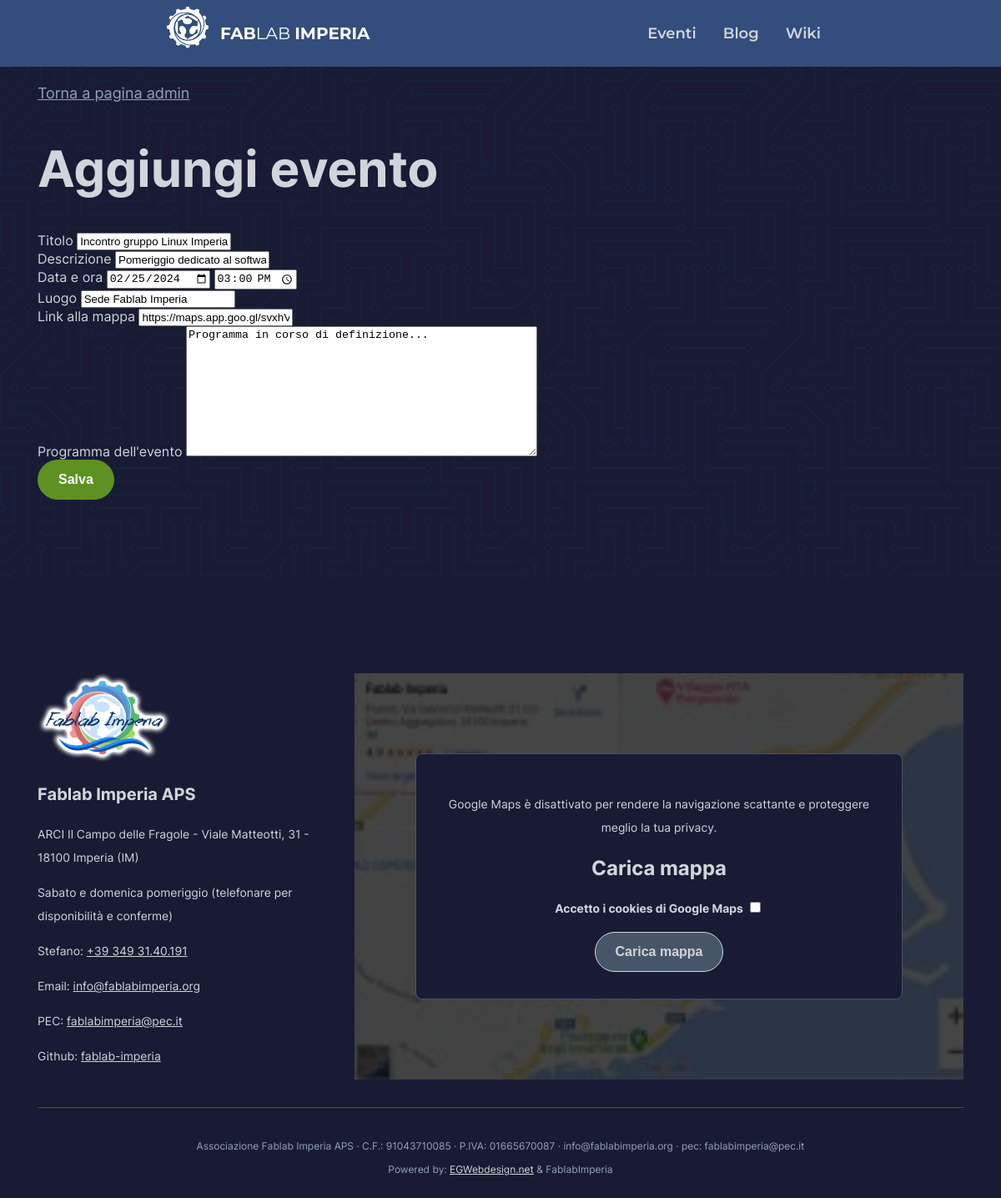
Before: /admin/evento_edit.php?id=4 with the older database file.
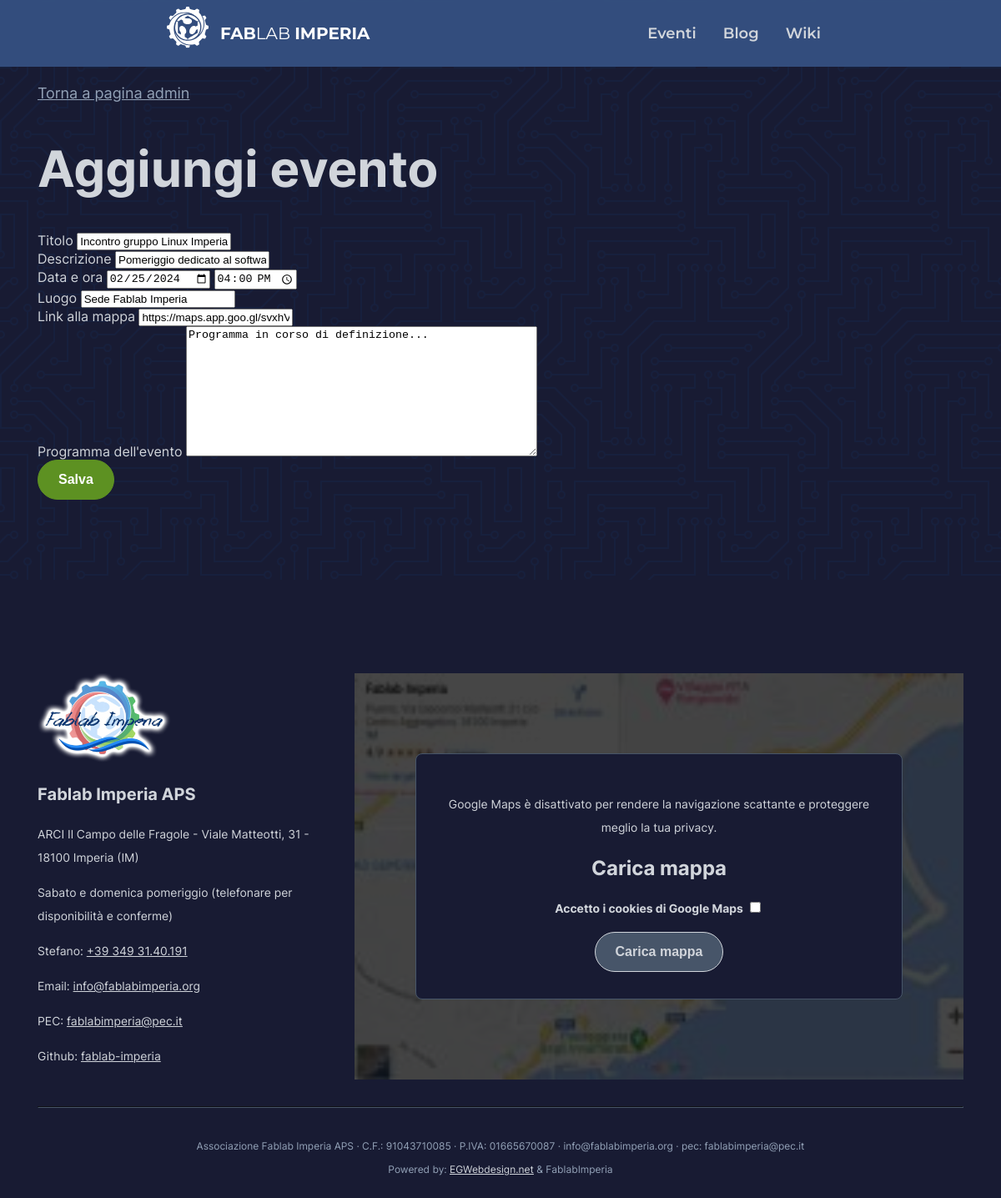
After: the same page with the newer database file.
### tables this page shows
CREATE TABLE "EVENTS" (
	"id"	INTEGER,
	"title"	TEXT NOT NULL,
	"description"	TEXT NOT NULL,
	"event_timestamp"	BIGINT NOT NULL,
	"repeats"	TEXT,
	"where_address"	TEXT NOT NULL,
	"where_map_url"	TEXT NOT NULL,
	"full_text"	TEXT NOT NULL DEFAULT 'a',
	PRIMARY KEY("id" AUTOINCREMENT)
);

### private/database.php (called while the page is built, shortened)
<?php
require_once "event_management.php";
class Database
{
    private $db_handle;
    function __construct()
    {
        $this->db_handle = new \SQLite3(__DIR__  . '/data.sqlite3');
    }
    function event_fetch_one(int $id): ?Event
    {
        $st = $this->db_handle->prepare("SELECT * FROM EVENTS WHERE id=? LIMIT 1;");
        $st->bindValue(1, $id, SQLITE3_INTEGER);
        $res = $st->execute()->fetchArray(SQLITE3_ASSOC);
        if ($res)
        {
            return new Event(
                $res
            );
        }
        else
        {
            return null;
        }
    }
}
?>

### private/event_management.php (called while the page is built, shortened)
<?php
class Event
{
    function __construct($db_row)
    {
        $this->id = $db_row["id"];
        $this->title = $db_row["title"];
        $this->description = $db_row["description"];
        $this->event_timestamp = intval($db_row["event_timestamp"]);
        $this->where_address = $db_row["where_address"];
        $this->where_map_url = $db_row["where_map_url"];
        $this->full_text = $db_row["full_text"];
    }
}
?>

### admin/evento_edit.php (the view, shortened to what this page needs)
<?php
require "../private/event_management.php";
require "../private/database.php";
$db = new Database();
$cur_event = $db->event_fetch_one(intval($_GET["id"]));
?>
<?php require "../private/header.php"; ?>
<main>
<div class="container">
<?php require "./_admin_back_button.php"; ?>
<h1>Aggiungi evento</h1>
<form method="post" action="/admin/evento_edit.php?id=<?php echo $cur_event->id; ?>">
    <div>
        <label for="title">Titolo</label>
        <input required type="text" name="title" id="title" value="<?php echo $cur_event->title; ?>" >
    </div>
    <div>
        <label for="description">Descrizione</label>
        <input required type="text" name="description" id="description" value="<?php echo $cur_event->description; ?>">
    </div>
    <div>
        <label for="date">Data e ora</label>
        <input required type="date" name="date" id="date" value="<?php echo date("Y-m-d", $cur_event->event_timestamp) ?>">
        <input required type="time" name="time" id="time" value="<?php echo date("H:i", $cur_event->event_timestamp) ?>">
    </div>
    <div>
        <label for="where_address">Luogo</label>
        <input required type="text" name="where_address" id="where_address" value="<?php echo $cur_event->where_address; ?>">
    </div>
    <div>
        <label for="where_map_url">Link alla mappa</label>
        <input type="text" name="where_map_url" id="where_map_url" value="<?php echo $cur_event->where_map_url; ?>">
    </div>
    <div>
        <label for="full_text">Programma dell'evento</label>
        <textarea rows=10 cols=50 name="full_text" id="full_text"><?php echo $cur_event->full_text; ?></textarea>
    </div>
    <div>
        <button class="btn btn-primary" type="submit">Salva</button>
    </div>
</form>
</div>
</main>
<?php
require "../private/footer.php";
?>

### private/header.php (shortened to what this page needs)
<!DOCTYPE html>
<html lang="it">
<head>
    <link rel="stylesheet" href="/assets/bootstrap-grid.min.css">
    <link rel="stylesheet" href="/assets/font_load.css">
    <link rel="stylesheet" href="/assets/fabstyle.css">
    <link rel="stylesheet" href="/assets/navbar.css">
    <link rel="stylesheet" href="https://cdn.jsdelivr.net/npm/fork-awesome@1.2.0/css/fork-awesome.min.css">
</head>
<header class="container">
        <nav>
            <a href="/">
                <div class="navbar-title">
                    <img src="/assets/fab_icon.svg" alt="Icona rete fablab">
                    <span class="bold">FAB</span>LAB&nbsp;<span class="bold">IMPERIA</span>
                </div>
            </a>
            <div class="navbar-menu">
                <a href="/eventi/">Eventi</a>
                <a href="/blog/">Blog</a>
                <a href="https://wiki.fablabimperia.org/">Wiki</a>
            </div>
        </nav>
</header>
<div class="bootstrap-wrapper">

### admin/_admin_back_button.php
<p>
    <a href="/admin/"> <i class="fa fa-arrow-left"></i> Torna a pagina admin</a>
</p>

### private/footer.php (shortened to what this page needs)
<footer>
<div class="container">
		<div class="row">
            <div class="col-lg-4">
                <img class="logo" src="/assets/logo-fablab.png" alt="">
                <h2>
                 <a href="/">Fablab Imperia APS</a>
                </h2>
                <p> <i class="fa fa-lg fa-map-marker"></i> ARCI Il Campo delle Fragole - Viale Matteotti, 31 - 18100 Imperia (IM)</p>
                <p>  <i class="fa fa-lg fa-clock-o"></i> Sabato e domenica pomeriggio (telefonare per disponibilità e conferme)</p>
                <p>
                    Stefano:&nbsp;<a href="tel:+393493140191">+39 349 31.40.191 </a>
                </p>
                <p>
                    <i class="fa fa-lg fa-envelope"></i>  Email:&nbsp;<a href="mailto:info@fablabimperia.org">info@fablabimperia.org</a>
                </p>
                <p>
                <i class="fa fa-lg fa-address-book"></i> PEC:&nbsp;<a href="mailto:fablabimperia@pec.it">fablabimperia@pec.it</a>
                </p>
                <p>
                    <i class="fa fa-github fa-lg"></i> Github:&nbsp;<a href="https://github.com/fablab-imperia">fablab-imperia</a>
                </p>
            </div>
            <div class="col-lg-8">
                <div id="maps_placeholder" style="width:100%; height:100%;">
                    <div class="fake-map">
                        <div class="card card-opaque" style="margin:10%;">
                        <p>
                        Google Maps è disattivato per rendere la navigazione scattante e
                        proteggere meglio la tua privacy.
                        </p>
                        <form style="" id="map_load_action">
                        <h2>Carica mappa</h2>
                            <div>
                                <p>
                                    <label style="font-weight:bold;" for="field_accept_googlemaps_cookies">Accetto i cookies di Google Maps</label>
                                    <input type="checkbox" required id="field_accept_googlemaps_cookies">
                                </p>
                            </div>
                            <button type="submit" style="width:fit-content;" class="btn">Carica mappa</button>
                        </form>
                        </div>
                    </div>
                </div>
            </div>
		</div>
        <hr>
        <p class="imprint">
        Associazione&nbsp;Fablab&nbsp;Imperia&nbsp;APS · C.F.:&nbsp;91043710085 · P.IVA:&nbsp;01665670087 · info@fablabimperia.org · pec:&nbsp;fablabimperia@pec.it
<br> Powered by: <a href="http://egwebdesign.net/">EGWebdesign.net</a> & FablabImperia
        </p>
	</div>
</footer>
</div>

### assets/fabstyle.css (style rules this page uses)
:root { --primary-color: #5d9122; --background-color: #181b33; --card-border-color: #475569; --text-light: #FFFFFF; --text: #d1d5db; --gray-text: #94a3b8; --navbar-background: rgba(55, 84, 133, 0.9); --text-highlight-color: rgb(147, 197, 253); --radius: 0.5rem; --padding-normal: 1rem; --padding-large: 2rem; --padding-xl: 4rem; --blur-background: 5px; }
:root { --font-size-ultra-xxl: 3.75rem; --font-size-xxl: 1.5rem; --font-size-xl: 1.25rem; --font-size-l: 1.125rem; --font-size-m: 1rem; --font-size-s: 0.87rem; --font-size-xs: 0.75rem; }
h1 { font-size: var(--font-size-ultra-xxl); }
h2 { font-size: var(--font-size-xxl); font-weight: bold; }
p, li, a { font-size: var(--font-size-l); color: var(--gray-text); line-height: 1.75rem; }
.fake-map { background-image: url('/assets/images/fake_map_low.jpg'); background-repeat: no-repeat; background-size: cover; background-position: 0 0; background-blend-mode: multiply; background-color: #464646; width: 100%; height: 100%; text-align: center; display: flex; flex-direction: column; justify-content: center; align-items: center; }
.fake-map .btn { background-color: var(--card-border-color); }
hr { margin-top: 2rem; margin-bottom: 2rem; border-color: var(--card-border-color); }
.btn { display: inline-block; text-decoration: none; font-weight: 600; border-style: solid; border-width: 1px; border-radius: 2rem; border-color: var(--text); color: var(--text); text-align: center; padding: 0.875rem 1.5rem; background-color: #00000000; font-size: var(--font-size-m); }
.btn.btn-primary { background-color: var(--primary-color); border-color: var(--primary-color); text-decoration: none; color: var(--text-light); }
img { width: 100%; height: auto; }
footer p, footer a { color: var(--text); font-size: var(--font-size-s); }
footer h2>a { font-size: var(--font-size-xl); font-weight: bold; text-decoration: none; }
footer p.imprint { text-align: center; font-size: var(--font-size-xs); color: var(--gray-text); }
p.imprint a { font-size: var(--font-size-xs); }
footer { font-size: smaller; padding: var(--padding-normal); padding-top: 7rem; padding-bottom: 5rem; }
.imprint a { color: var(--text); }
footer img.logo { width: 10rem; height: auto; }
main { background-image: url("/assets/circuit-board/circuit-board.svg"); padding-top: 5rem; padding-bottom: 6rem; }
.bold { font-weight: bold; }
.card { border-style: solid; border-width: 1px; border-radius: var(--radius); border-color: var(--card-border-color); padding: var(--padding-large); margin-top: var(--padding-normal); margin-bottom: var(--padding-normal); }
.card-opaque { background-color: var(--background-color); }

### assets/navbar.css (style rules this page uses)
nav { background-color: var(--navbar-background); backdrop-filter: blur(var(--blur-background)); padding: 0.5rem; padding-right: 1rem; font-family: "Montserrat"; display: flex; align-items: center; justify-content:space-between; position: fixed; top: 0px; left: 0px; width: 100%; font-size: var(--font-size-m); z-index: 1; }
@media (min-width:1200px) { nav { padding-left: 200px; padding-right: 200px; } }
nav a { color: var(--text-light); text-decoration: none; }
nav img { width: 4rem; }
.navbar-menu { display: none; }
@media (min-width:768px) { .navbar-menu { display: flex; align-items: center; flex-direction: row; justify-content: flex-end; } }
.navbar-menu>p, .navbar-menu>a { color: var(--text); margin-left: 0.5rem; margin-right: 0.5rem; padding: 0.5rem; font-weight: 600; }
.navbar-title { display: flex; align-items: center; font-size: var(--font-size-xl); color: var(--text-light); }
.navbar-title>img { object-fit: contain; }

Changed rows visible on the page:
changed events "Incontro gruppo Linux Imperia": time "15:00" → "16:00"
